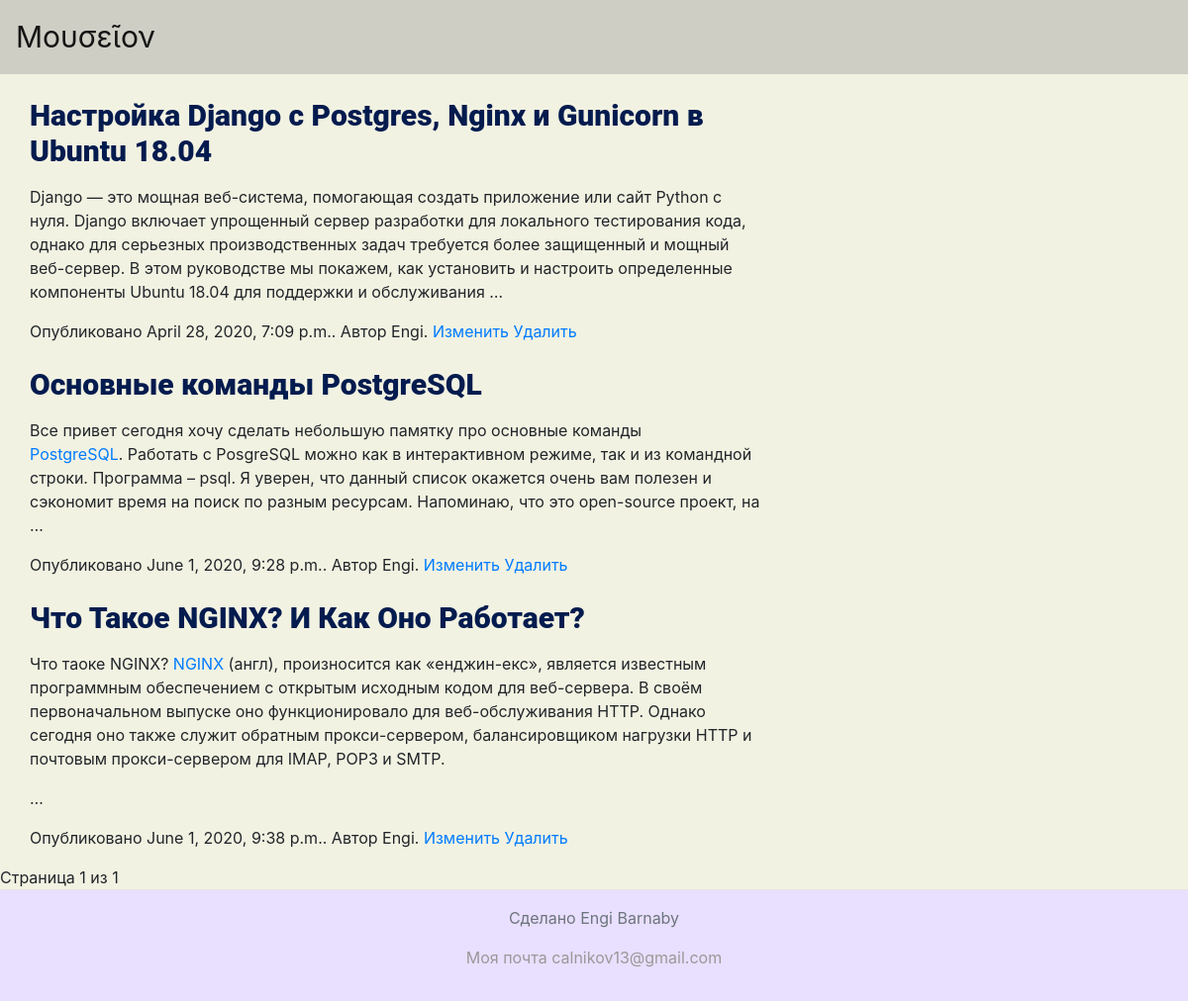
The page / on the database its author committed.
### pages/models.py (models this page shows, shortened)
class Post(models.Model):
    title = models.CharField(max_length=100)
    author = models.ForeignKey(User, on_delete=models.CASCADE, related_name="author")
    slug = models.SlugField(unique=True)
    image = models.ImageField(null=True, blank=True)
    publish = models.DateTimeField(default=timezone.now)
    updated = models.DateTimeField(auto_now=True)
    tags = TaggableManager(blank=True)

class ArticleContent(models.Model):
    post = models.ForeignKey(Post, on_delete=models.CASCADE, related_name="paragraphs")
    subtitle = models.CharField(max_length=100)
    subtext = RichTextField()

### pages/views.py (the view)
# urls.py: path('', post_list, name='post_list'),
def post_list(request):
    all_post = Post.objects.all()
    pages = Paginator(all_post, 8)
    if "page" in request.GET:
        page_num = request.GET['page']
    else:
        page_num = 1
    page = pages.get_page(page_num)
    context = {'all_post' : page.object_list, 'page' : page}
    return render(request, "pages/post/post_list.html", context)

### pages/templates/pages/post/post_list.html (shortened to what this page needs)
{% extends "pages/base.html" %}
{% block content %}
  <div class="container-fluid">
    <div class="row">
      <div class="col-8">
        {% for post in all_post %}
          {% with paragraph=post.paragraphs.first %}
          <div class="container mt-4" id="post-item">
            <a href="{% url 'post:post_detail' slug=post.slug %}"><h3>{{ post.title }}</h3></a>
            <p>{{ paragraph.subtext|truncatewords:50|safe }}</p>
            <p>Опубликовано {{ post.publish }}. Автор {{ post.author }}.
            <a href="{% url 'post:post_update' slug=post.slug %}">Изменить</a>
            <a href="{% url 'post:post_delete' slug=post.slug %}">Удалить</a>
            </p>
          </div>
          {% endwith %}
        {% endfor %}
      </div>
    </div>
  </div>
  <div class="paginator">
    Страница {{ page.number }} из {{ page.paginator.num_pages }}
  </div>
{% endblock %}

### pages/static/css/base.css (style rules this page uses)
#post-item { background-color: #f2f2e2; }
#post-item h3 { color : #031b4e; font-size: 30px; font-weight: 800; font-family: 'Roboto', sans-serif; }

### rows shown on the page
Post: title "Настройка Django с Postgres, Nginx и Gunicorn в Ubuntu 18.04", paragraphs.first.subtext "Django — это мощная веб-система, помогающая создать приложение или сайт Python с нуля. Django включает упрощенный сервер разработки для локального тестирования кода, однако для серьезных производственных задач требуется более защищенный и мощный веб-сервер. В этом руководстве мы покажем, как установить и настроить определенные компоненты Ubuntu 18.04 для поддержки и обслуживания …", publish "April 28, 2020, 7:09 p.m.", author "Engi"
Post: title "Основные команды PostgreSQL", paragraphs.first.subtext "Все привет сегодня хочу сделать небольшую памятку про основные команды PostgreSQL . Работать с PosgreSQL можно как в интерактивном режиме, так и из командной строки. Программа – psql. Я уверен, что данный список окажется очень вам полезен и сэкономит время на поиск по разным ресурсам. Напоминаю, что это open-source проект, на …", publish "June 1, 2020, 9:28 p.m.", author "Engi"
Post: title "Что Такое NGINX? И Как Оно Работает?", paragraphs.first.subtext "Что таоке NGINX? NGINX (англ), произносится как «енджин-екс», является известным программным обеспечением с открытым исходным кодом для веб-сервера. В своём первоначальном выпуске оно функционировало для веб-обслуживания HTTP. Однако сегодня оно также служит обратным прокси-сервером, балансировщиком нагрузки HTTP и почтовым прокси-сервером для IMAP, POP3 и SMTP. …", publish "June 1, 2020, 9:38 p.m.", author "Engi"

### other values the page prints
{{ page.number }} "1"
{{ page.paginator.num_pages }} "1"
